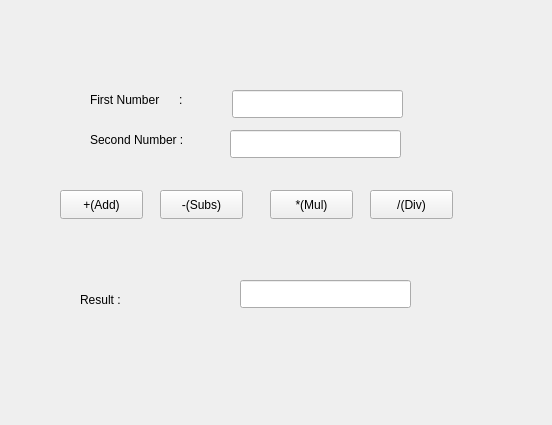
<?xml version="1.0" encoding="UTF-8"?>
<ui version="4.0">
 <class>MainWindow</class>
 <widget class="QMainWindow" name="MainWindow">
  <property name="geometry">
   <rect>
    <x>0</x>
    <y>0</y>
    <width>552</width>
    <height>425</height>
   </rect>
  </property>
  <property name="windowTitle">
   <string>MainWindow</string>
  </property>
  <widget class="QWidget" name="centralwidget">
   <widget class="QLabel" name="label">
    <property name="geometry">
     <rect>
      <x>90</x>
      <y>90</y>
      <width>131</width>
      <height>20</height>
     </rect>
    </property>
    <property name="text">
     <string>First Number      :</string>
    </property>
   </widget>
   <widget class="QLabel" name="label_2">
    <property name="geometry">
     <rect>
      <x>90</x>
      <y>130</y>
      <width>131</width>
      <height>20</height>
     </rect>
    </property>
    <property name="text">
     <string>Second Number :</string>
    </property>
   </widget>
   <widget class="QLineEdit" name="txtFN">
    <property name="geometry">
     <rect>
      <x>232</x>
      <y>90</y>
      <width>171</width>
      <height>28</height>
     </rect>
    </property>
   </widget>
   <widget class="QLineEdit" name="txtSN">
    <property name="geometry">
     <rect>
      <x>230</x>
      <y>130</y>
      <width>171</width>
      <height>28</height>
     </rect>
    </property>
   </widget>
   <widget class="QPushButton" name="btnAdd">
    <property name="geometry">
     <rect>
      <x>60</x>
      <y>190</y>
      <width>83</width>
      <height>29</height>
     </rect>
    </property>
    <property name="text">
     <string>+(Add)</string>
    </property>
   </widget>
   <widget class="QPushButton" name="btnSubs">
    <property name="geometry">
     <rect>
      <x>160</x>
      <y>190</y>
      <width>83</width>
      <height>29</height>
     </rect>
    </property>
    <property name="text">
     <string>-(Subs)</string>
    </property>
   </widget>
   <widget class="QPushButton" name="btnMul">
    <property name="geometry">
     <rect>
      <x>270</x>
      <y>190</y>
      <width>83</width>
      <height>29</height>
     </rect>
    </property>
    <property name="text">
     <string>*(Mul)</string>
    </property>
   </widget>
   <widget class="QPushButton" name="btnDiv">
    <property name="geometry">
     <rect>
      <x>370</x>
      <y>190</y>
      <width>83</width>
      <height>29</height>
     </rect>
    </property>
    <property name="text">
     <string>/(Div)</string>
    </property>
   </widget>
   <widget class="QLabel" name="label_3">
    <property name="geometry">
     <rect>
      <x>80</x>
      <y>290</y>
      <width>131</width>
      <height>20</height>
     </rect>
    </property>
    <property name="text">
     <string>Result :</string>
    </property>
   </widget>
   <widget class="QLineEdit" name="txtRes">
    <property name="geometry">
     <rect>
      <x>240</x>
      <y>280</y>
      <width>171</width>
      <height>28</height>
     </rect>
    </property>
    <property name="readOnly">
     <bool>true</bool>
    </property>
   </widget>
  </widget>
 </widget>
 <resources/>
 <connections/>
</ui>
